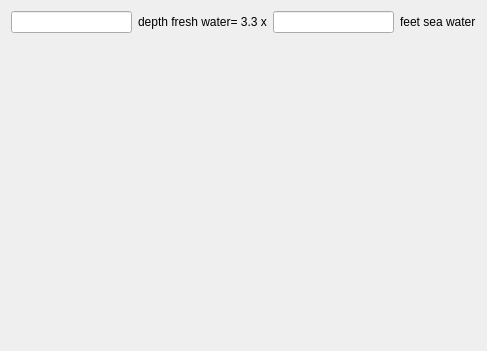
<?xml version="1.0" encoding="UTF-8"?>
<ui version="4.0">
 <class>CPage</class>
 <widget class="QWidget" name="CPage">
  <property name="geometry">
   <rect>
    <x>0</x>
    <y>0</y>
    <width>487</width>
    <height>351</height>
   </rect>
  </property>
  <property name="windowTitle">
   <string>Title</string>
  </property>
  <layout class="QVBoxLayout" name="verticalLayout">
   <item>
    <layout class="QHBoxLayout" name="horizontalLayout_2">
     <item>
      <widget class="QLineEdit" name="depthFreshWater"/>
     </item>
     <item>
      <widget class="QLabel" name="freshWaterLabel">
       <property name="text">
        <string>depth fresh water= 3.3 x</string>
       </property>
      </widget>
     </item>
     <item>
      <widget class="QLineEdit" name="depthSeaWater"/>
     </item>
     <item>
      <widget class="QLabel" name="saltWaterLabel">
       <property name="text">
        <string>feet sea water</string>
       </property>
      </widget>
     </item>
    </layout>
   </item>
   <item>
    <spacer name="verticalSpacer">
     <property name="orientation">
      <enum>Qt::Orientation::Vertical</enum>
     </property>
     <property name="sizeHint" stdset="0">
      <size>
       <width>20</width>
       <height>40</height>
      </size>
     </property>
    </spacer>
   </item>
  </layout>
  <action name="actionExit">
   <property name="text">
    <string>Exit</string>
   </property>
   <property name="iconText">
    <string>E&amp;xit</string>
   </property>
   <property name="shortcut">
    <string>Alt+F4</string>
   </property>
  </action>
 </widget>
 <resources/>
 <connections/>
</ui>
